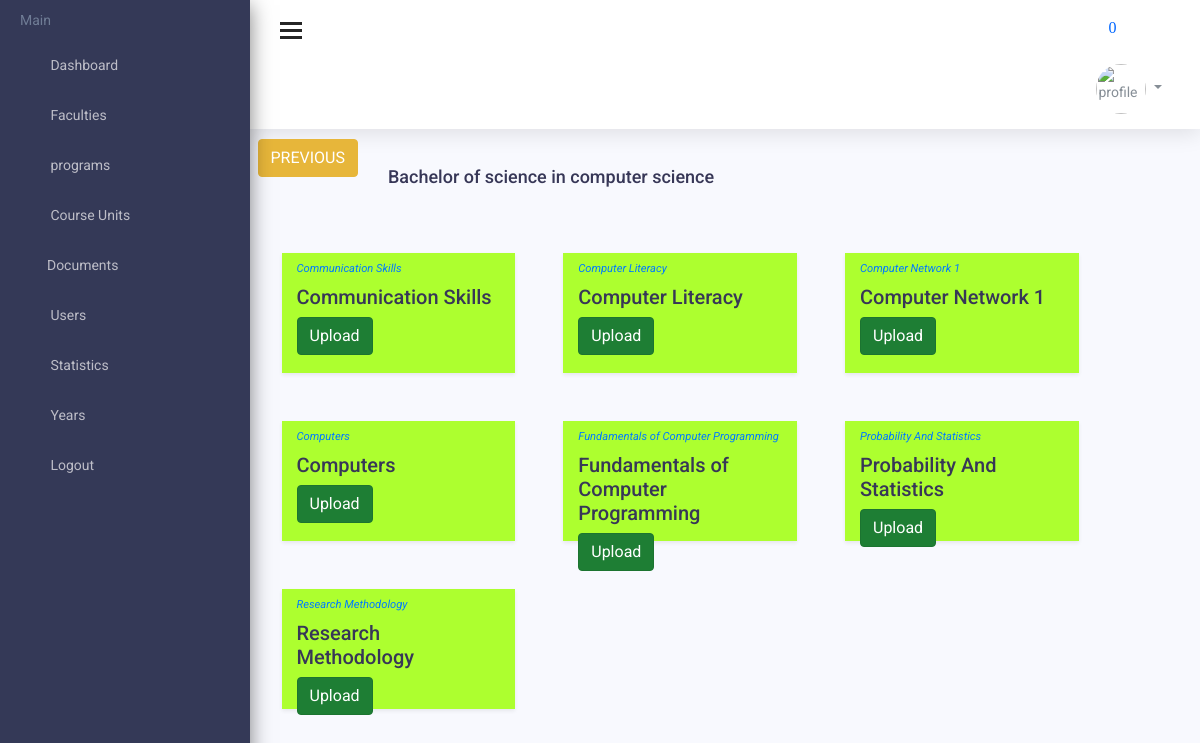
Page /admin/show_course_unit.php?pro_id=8&pro_name=Bachelor of science in computer science on the committed database.
### tables this page shows
CREATE TABLE `course_unit` (
  `cu_id` int(11) NOT NULL,
  `cu_name` varchar(100) NOT NULL,
  `pro_id` int(11) NOT NULL,
  `fac_id` int(11) NOT NULL,
  `date_created` timestamp NOT NULL DEFAULT current_timestamp()
);

### admin/show_course_unit.php (the view, shortened to what this page needs)
<?php
include('../admin/includes/header.php');
$pro_id = $_GET['pro_id'];
$pro_name = $_GET['pro_name'];
?>
<div class="content-wrap">
  <div class="main">
    <div class="container-fluid">
      <div class="row">
        <div>
          <a style="margin-top: 10%; float:right;" class="btn btn-warning" href="home.php">PREVIOUS</a>
        </div>
        <div class="col-lg-8 p-r-0 title-margin-right">
          <div class="page-header">
            <div class="page-title">
              <h1><?php echo $pro_name; ?></h1>
            </div>
          </div>
        </div>
        <div class="col-lg-4 p-l-0 title-margin-left">
        </div>
      </div>
      <section id="main-content">
        <div class="row">
          <?php
          $select_pro = "SELECT * FROM course_unit WHERE pro_id = '$pro_id;' ORDER BY cu_name";
          $exe = mysqli_query($conn, $select_pro);
          if (mysqli_num_rows($exe) > 0) {
            while ($row = mysqli_fetch_assoc($exe)) {
              $pro_id = $row['pro_id']; ?>
              <a href="./paper_upload.php?cu_id=<?php echo $row['cu_id']; ?>&cu_name=<?php echo $row['cu_name']; ?>&mess=">
                <div class="col-lg-3 shadow-sm m-4" style="background: #ADFF2F; height: 120px;">
                  <small class="text-primary" style="font-style: italic;"><?php echo $row['cu_name']; ?></small>
                  <div class="stat-content">
                    <h5 class="my-2"><?php echo $row['cu_name']; ?></h5>
                  </div>
                  <div>
                    <button type="button" class="btn btn-success active">Upload</button>
                  </div>
              </a>
        </div>
      <?php
            }
          } else { ?>
      <center>
        <h2 class="text-warning"> There is No course unit yet Registered Here</h2>
      </center>
    <?php
          }
    ?>
<?php
include('../admin/includes/footer.php');
?>

### rows in the picture
course_unit: cu_name "Communication Skills"
course_unit: cu_name "Computer Literacy"
course_unit: cu_name "Computer Network 1"
course_unit: cu_name "Computers"
course_unit: cu_name "Fundamentals of Computer Programming"
course_unit: cu_name "Probability And Statistics"
course_unit: cu_name "Research Methodology"

### other values in the picture
mysqli_num_rows($res) "0"
$pro_name "Bachelor of science in computer science"
